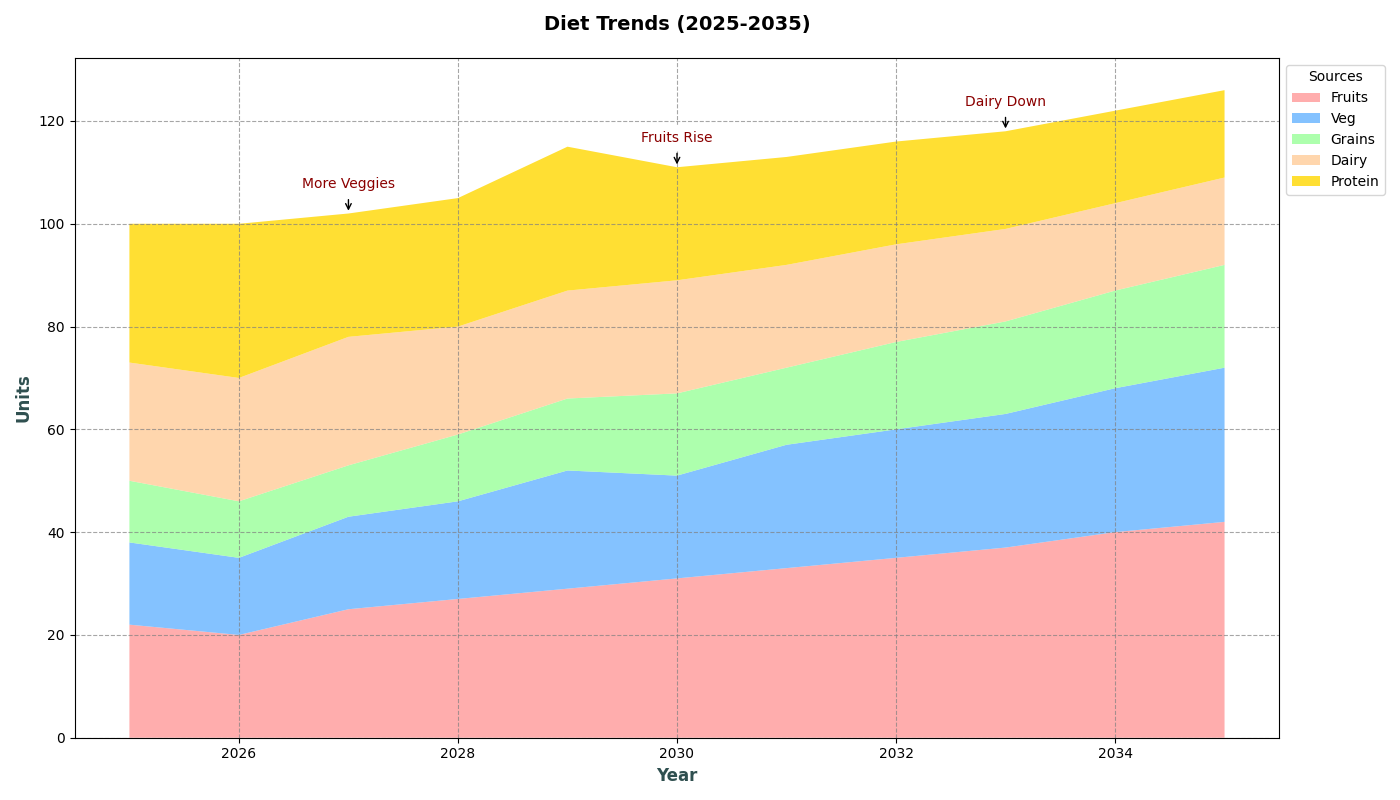

This chart was generated by the following Python code:
import matplotlib.pyplot as plt
import numpy as np

years = np.arange(2025, 2036)

# Diet preference data
fruits = [22, 20, 25, 27, 29, 31, 33, 35, 37, 40, 42]
vegetables = [16, 15, 18, 19, 23, 20, 24, 25, 26, 28, 30]
grains = [12, 11, 10, 13, 14, 16, 15, 17, 18, 19, 20]
dairy = [23, 24, 25, 21, 21, 22, 20, 19, 18, 17, 17]
proteins = [27, 30, 24, 25, 28, 22, 21, 20, 19, 18, 17]

plt.figure(figsize=(14, 8))
plt.stackplot(years, fruits, vegetables, grains, dairy, proteins, 
              labels=['Fruits', 'Veg', 'Grains', 'Dairy', 'Protein'], 
              colors=['#FF9999', '#66B3FF', '#99FF99', '#FFCC99', '#FFD700'], alpha=0.8)

plt.title('Diet Trends (2025-2035)', fontsize=14, fontweight='bold', pad=20)
plt.xlabel('Year', fontsize=12, fontweight='bold', color='darkslategray')
plt.ylabel('Units', fontsize=12, fontweight='bold', color='darkslategray')

plt.legend(loc='upper left', bbox_to_anchor=(1, 1), title='Sources', fontsize=10)
plt.grid(True, linestyle='--', which='major', color='grey', alpha=0.7)

annotations = {
    2027: 'More Veggies',
    2030: 'Fruits Rise',
    2033: 'Dairy Down'
}

for year, text in annotations.items():
    total_amount = sum([fruits[year-2025], vegetables[year-2025], grains[year-2025], dairy[year-2025], proteins[year-2025]])
    plt.annotate(text, xy=(year, total_amount), xytext=(year, total_amount + 5),
                 arrowprops=dict(facecolor='black', arrowstyle='->'),
                 fontsize=10, ha='center', color='darkred', backgroundcolor='white')

plt.tight_layout()
plt.show()
